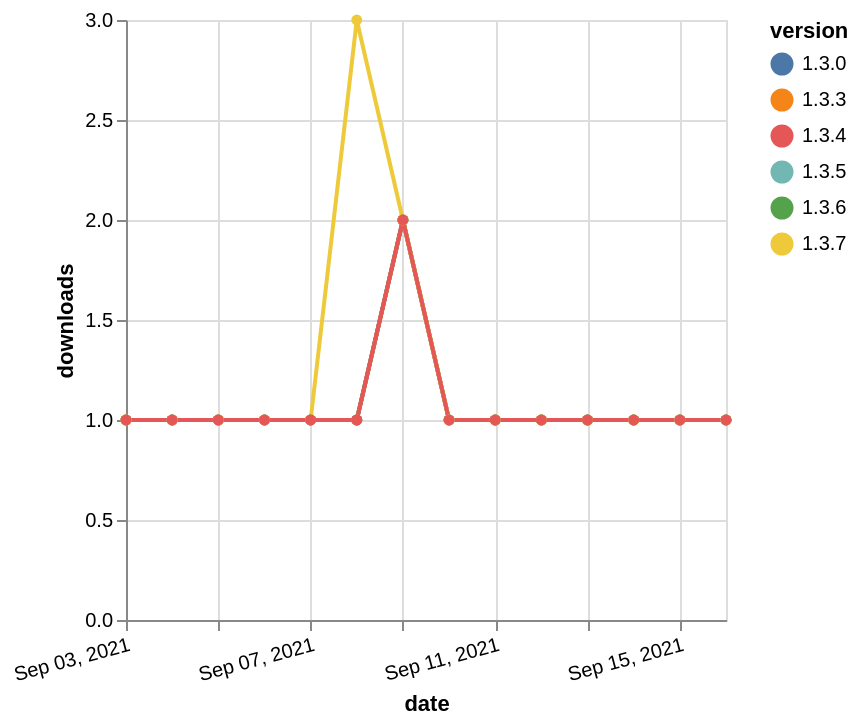

Write the Vega-Lite specification saved for this chart.
### Vega-Lite specification from a JSON file in a GitHub repository (floating-point values rounded to 4 significant figures)
{"$schema": "https://vega.github.io/schema/vega-lite/v5.json", "description": "A simple bar chart with embedded data.", "data": {"values": [{"date": "2021-09-03", "total": 145, "delta": 1, "version": "1.3.6"}, {"date": "2021-09-04", "total": 146, "delta": 1, "version": "1.3.6"}, {"date": "2021-09-05", "total": 147, "delta": 1, "version": "1.3.6"}, {"date": "2021-09-06", "total": 148, "delta": 1, "version": "1.3.6"}, {"date": "2021-09-07", "total": 149, "delta": 1, "version": "1.3.6"}, {"date": "2021-09-08", "total": 150, "delta": 1, "version": "1.3.6"}, {"date": "2021-09-09", "total": 152, "delta": 2, "version": "1.3.6"}, {"date": "2021-09-10", "total": 153, "delta": 1, "version": "1.3.6"}, {"date": "2021-09-11", "total": 154, "delta": 1, "version": "1.3.6"}, {"date": "2021-09-12", "total": 155, "delta": 1, "version": "1.3.6"}, {"date": "2021-09-13", "total": 156, "delta": 1, "version": "1.3.6"}, {"date": "2021-09-14", "total": 157, "delta": 1, "version": "1.3.6"}, {"date": "2021-09-15", "total": 158, "delta": 1, "version": "1.3.6"}, {"date": "2021-09-16", "total": 159, "delta": 1, "version": "1.3.6"}, {"date": "2021-09-03", "total": 147, "delta": 1, "version": "1.3.5"}, {"date": "2021-09-04", "total": 148, "delta": 1, "version": "1.3.5"}, {"date": "2021-09-05", "total": 149, "delta": 1, "version": "1.3.5"}, {"date": "2021-09-06", "total": 150, "delta": 1, "version": "1.3.5"}, {"date": "2021-09-07", "total": 151, "delta": 1, "version": "1.3.5"}, {"date": "2021-09-08", "total": 152, "delta": 1, "version": "1.3.5"}, {"date": "2021-09-09", "total": 154, "delta": 2, "version": "1.3.5"}, {"date": "2021-09-10", "total": 155, "delta": 1, "version": "1.3.5"}, {"date": "2021-09-11", "total": 156, "delta": 1, "version": "1.3.5"}, {"date": "2021-09-12", "total": 157, "delta": 1, "version": "1.3.5"}, {"date": "2021-09-13", "total": 158, "delta": 1, "version": "1.3.5"}, {"date": "2021-09-14", "total": 159, "delta": 1, "version": "1.3.5"}, {"date": "2021-09-15", "total": 160, "delta": 1, "version": "1.3.5"}, {"date": "2021-09-16", "total": 161, "delta": 1, "version": "1.3.5"}, {"date": "2021-09-03", "total": 141, "delta": 1, "version": "1.3.0"}, {"date": "2021-09-04", "total": 142, "delta": 1, "version": "1.3.0"}, {"date": "2021-09-05", "total": 143, "delta": 1, "version": "1.3.0"}, {"date": "2021-09-06", "total": 144, "delta": 1, "version": "1.3.0"}, {"date": "2021-09-07", "total": 145, "delta": 1, "version": "1.3.0"}, {"date": "2021-09-08", "total": 146, "delta": 1, "version": "1.3.0"}, {"date": "2021-09-09", "total": 148, "delta": 2, "version": "1.3.0"}, {"date": "2021-09-10", "total": 149, "delta": 1, "version": "1.3.0"}, {"date": "2021-09-11", "total": 150, "delta": 1, "version": "1.3.0"}, {"date": "2021-09-12", "total": 151, "delta": 1, "version": "1.3.0"}, {"date": "2021-09-13", "total": 152, "delta": 1, "version": "1.3.0"}, {"date": "2021-09-14", "total": 153, "delta": 1, "version": "1.3.0"}, {"date": "2021-09-15", "total": 154, "delta": 1, "version": "1.3.0"}, {"date": "2021-09-16", "total": 155, "delta": 1, "version": "1.3.0"}, {"date": "2021-09-03", "total": 147, "delta": 1, "version": "1.3.3"}, {"date": "2021-09-04", "total": 148, "delta": 1, "version": "1.3.3"}, {"date": "2021-09-05", "total": 149, "delta": 1, "version": "1.3.3"}, {"date": "2021-09-06", "total": 150, "delta": 1, "version": "1.3.3"}, {"date": "2021-09-07", "total": 151, "delta": 1, "version": "1.3.3"}, {"date": "2021-09-08", "total": 152, "delta": 1, "version": "1.3.3"}, {"date": "2021-09-09", "total": 154, "delta": 2, "version": "1.3.3"}, {"date": "2021-09-10", "total": 155, "delta": 1, "version": "1.3.3"}, {"date": "2021-09-11", "total": 156, "delta": 1, "version": "1.3.3"}, {"date": "2021-09-12", "total": 157, "delta": 1, "version": "1.3.3"}, {"date": "2021-09-13", "total": 158, "delta": 1, "version": "1.3.3"}, {"date": "2021-09-14", "total": 159, "delta": 1, "version": "1.3.3"}, {"date": "2021-09-15", "total": 160, "delta": 1, "version": "1.3.3"}, {"date": "2021-09-16", "total": 161, "delta": 1, "version": "1.3.3"}, {"date": "2021-09-03", "total": 155, "delta": 1, "version": "1.3.7"}, {"date": "2021-09-04", "total": 156, "delta": 1, "version": "1.3.7"}, {"date": "2021-09-05", "total": 157, "delta": 1, "version": "1.3.7"}, {"date": "2021-09-06", "total": 158, "delta": 1, "version": "1.3.7"}, {"date": "2021-09-07", "total": 159, "delta": 1, "version": "1.3.7"}, {"date": "2021-09-08", "total": 162, "delta": 3, "version": "1.3.7"}, {"date": "2021-09-09", "total": 164, "delta": 2, "version": "1.3.7"}, {"date": "2021-09-10", "total": 165, "delta": 1, "version": "1.3.7"}, {"date": "2021-09-11", "total": 166, "delta": 1, "version": "1.3.7"}, {"date": "2021-09-12", "total": 167, "delta": 1, "version": "1.3.7"}, {"date": "2021-09-13", "total": 168, "delta": 1, "version": "1.3.7"}, {"date": "2021-09-14", "total": 169, "delta": 1, "version": "1.3.7"}, {"date": "2021-09-15", "total": 170, "delta": 1, "version": "1.3.7"}, {"date": "2021-09-16", "total": 171, "delta": 1, "version": "1.3.7"}, {"date": "2021-09-03", "total": 139, "delta": 1, "version": "1.3.4"}, {"date": "2021-09-04", "total": 140, "delta": 1, "version": "1.3.4"}, {"date": "2021-09-05", "total": 141, "delta": 1, "version": "1.3.4"}, {"date": "2021-09-06", "total": 142, "delta": 1, "version": "1.3.4"}, {"date": "2021-09-07", "total": 143, "delta": 1, "version": "1.3.4"}, {"date": "2021-09-08", "total": 144, "delta": 1, "version": "1.3.4"}, {"date": "2021-09-09", "total": 146, "delta": 2, "version": "1.3.4"}, {"date": "2021-09-10", "total": 147, "delta": 1, "version": "1.3.4"}, {"date": "2021-09-11", "total": 148, "delta": 1, "version": "1.3.4"}, {"date": "2021-09-12", "total": 149, "delta": 1, "version": "1.3.4"}, {"date": "2021-09-13", "total": 150, "delta": 1, "version": "1.3.4"}, {"date": "2021-09-14", "total": 151, "delta": 1, "version": "1.3.4"}, {"date": "2021-09-15", "total": 152, "delta": 1, "version": "1.3.4"}, {"date": "2021-09-16", "total": 153, "delta": 1, "version": "1.3.4"}]}, "width": "container", "mark": {"type": "line", "point": {"filled": true}}, "encoding": {"x": {"field": "date", "type": "temporal", "timeUnit": "yearmonthdate", "title": "date", "axis": {"labelAngle": -15}}, "y": {"field": "delta", "type": "quantitative", "title": "downloads"}, "color": {"field": "version", "type": "nominal"}, "tooltip": {"field": "delta"}}}
